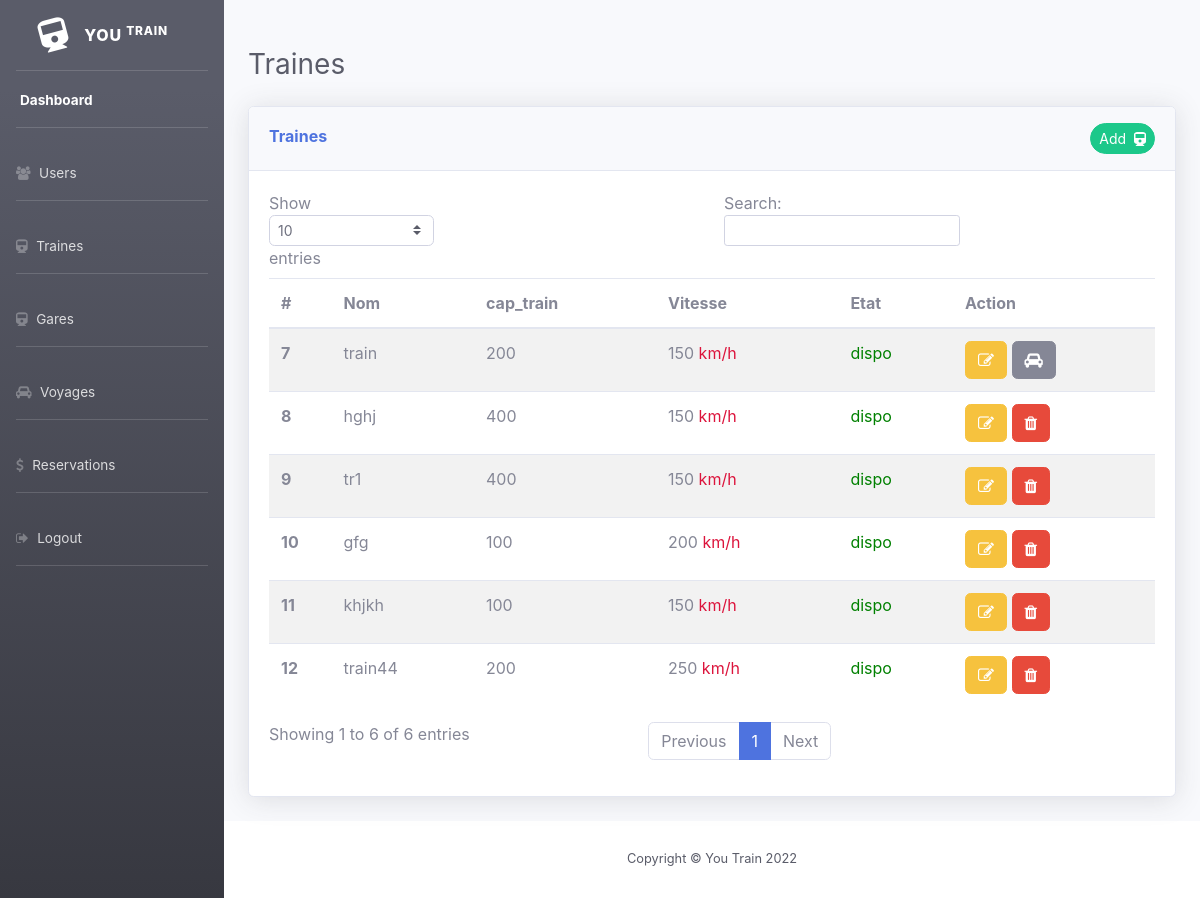
Before: /view/traines.php with the older database file.
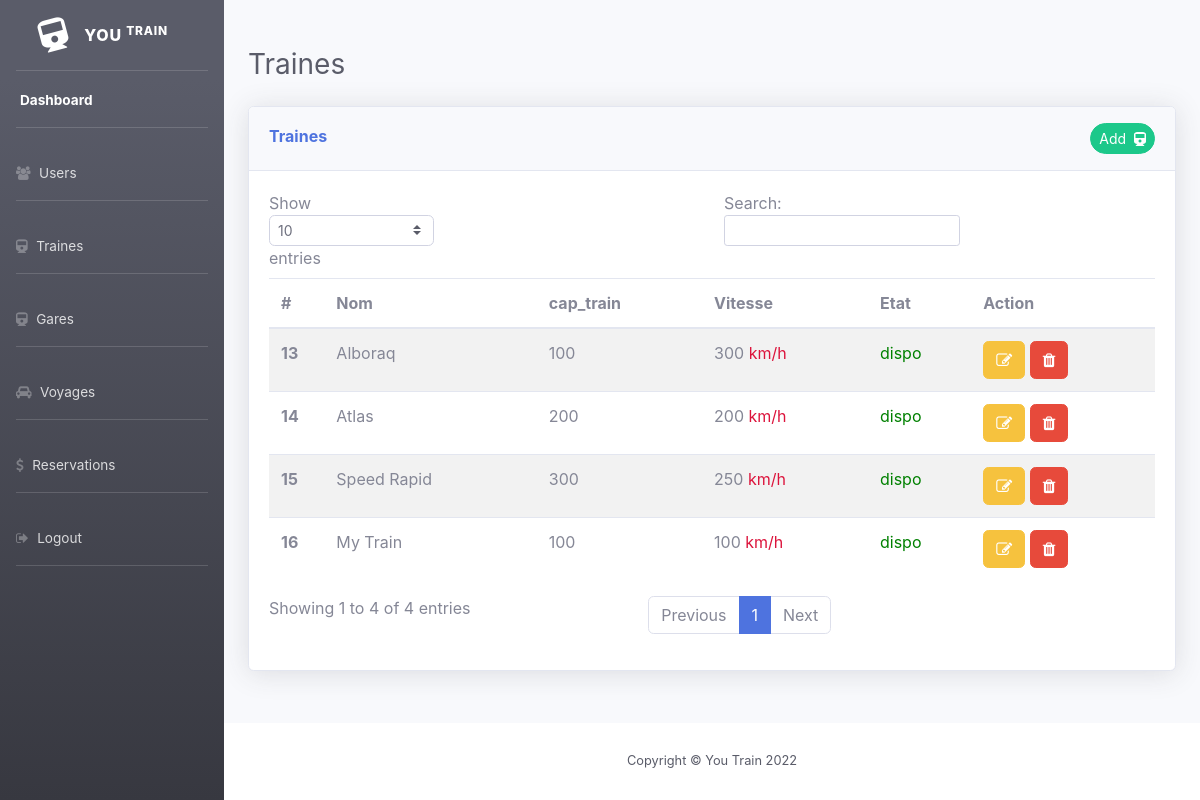
After: the same page with the newer database file.
### tables this page shows
CREATE TABLE `trains` (
  `id` int(11) NOT NULL,
  `nom` varchar(255) DEFAULT NULL,
  `capacite_train` int(11) DEFAULT NULL,
  `vitesse` int(11) DEFAULT NULL,
  `etat` int(11) DEFAULT NULL
);

### modal/dbTrain.php (called while the page is built)
<?php
   class DbTrain {
    private $host = "localhost";
    private $user = "root";
    private $pwd = "";
    private $dbName = "management_traines";
    protected  function connexion(){
        try{
        $dsn = 'mysql:host='.$this->host.';dbname=' .$this->dbName;
        $pdo = new PDO($dsn, $this->user, $this->pwd);
        $pdo->setAttribute(PDO::ATTR_DEFAULT_FETCH_MODE, PDO::FETCH_ASSOC);
        return $pdo;
    }catch(PDOException $exp){
            echo 'Erreur' . $exp->getCode() . 'message' . $exp->getMessage();
            die();
    }
    }
   }

### modal/trainesModal.php (called while the page is built, shortened)
<?php
require_once 'dbTrain.php';
    class TrainesModal extends DbTrain {
        public function getTraines(){
        $sql = "SELECT * FROM trains ";
        $stm = $this->connexion()->query($sql);
        $result = $stm->fetchAll();
        return $result;
        }
        public function getTraineInVoyage($id_train){
            $sql = "SELECT * FROM voyages where id_train=? ";
            $stm = $this->connexion()->prepare($sql);
            $stm->execute([$id_train]);
           $result = $stm->fetchAll();
        return $result;
            }
}

### view/traines.php (the view, shortened to what this page needs)
<?php
include '../modal/trainesModal.php';
$train = new TrainesModal();
$resultTrain = $train->getTraines();
?>
<!DOCTYPE html>
<html lang="en">
<head>
    <link rel='stylesheet' href='https://cdnjs.cloudflare.com/ajax/libs/font-awesome/4.7.0/css/font-awesome.min.css'>
    <link href="../css/sb-admin-2.min.css" rel="stylesheet">
</head>
<body>
<div id="wrapper">
<?php include('sidebar.php'); ?>
<div id="content-wrapper" class="d-flex flex-column">
        <div id="content">
            <div class="container-fluid">
                <div class="d-sm-flex align-items-center justify-content-between mb-4 mt-5">
                    <h1 class="h3 mb-0 text-gray-800">Traines</h1>
                </div>
                <div class="card shadow mb-4">
                        <div class="card-header py-3 d-flex justify-content-between">
                          <div> <h6 class="mt-1 font-weight-bold text-primary">Traines</h6></div>
                            <div class=''>
                                <button type="button" class="btn btn-success btn-sm rounded-pill" data-bs-toggle="modal" data-bs-target="#addTrain" id="add-train">
                                  <span>Add &nbsp;<i class="fa fa-train"></i></span>
                                </button>
                              </div>
                        </div>
                        <div class="card-body">
                            <div class="table-responsive">
                            <table id="table-traines" class="table table-striped" style="width:100%">
        <thead>
        <tr>
            <th scope="col">#</th>
            <th scope="col">Nom</th>
            <th scope="col">cap_train</th>
            <th scope="col">Vitesse</th>
            <th scope="col">Etat</th>
            <th scope="col">Action</th>
          </tr>
        </thead>
        <tbody>
        <?php
          foreach ($resultTrain as $train) {
          $idTrain = $train['id'];
          $TrainVoyage = new TrainesModal();
          $count = count($TrainVoyage->getTraineInVoyage($idTrain));
          ?>
            <tr>
              <th scope="row"><?php echo $train['id']; ?></th>
              <td id='td-1'><?php echo $train['nom']; ?></td>
              <td id='td-2'><?php echo $train['capacite_train']; ?></td>
              <td id='td-4'><span id="td-4-1"><?php echo $train['vitesse'].'</span>'. ' <span style=" color: crimson;">km/h</span>'; ?></td>
              <td id='td-5'><?php if ($train['etat']==1) echo ' <span  style=" color: green;">dispo</span>';
                  else echo '<span   style=" color: red;">non-dispo</span>' ?></td>
              <td>
                <button data-bs-toggle="modal" data-bs-target="#addTrain" onclick="edit(<?php echo $train['id']; ?>)"  class="btn btn-warning"  id="<?php echo $train['id']; ?>"><i class="fa fa-edit"></i></button>
                <?php if($count==0){?>
                <a href="../controller/deleteTrain.php?id=<?php echo $train['id']; ?>" onclick="return confirm('Are you sure you want to delete this train?')" class="btn btn-danger"><i class="fa fa-trash"></i></a>
                  <?php } else {?>
                    <a href="voyages.php" onclick="return alert('supprimer voyage lier a cette train?')" class="btn btn-secondary"><i class="fa fa-car"></i></a>
                    <?php }  ?>
              </td>
            </tr>
          <?php } ?>
        </tbody>
    </table>
                            </div>
                        </div>
                    </div>
            </div>
        </div>
    <?php include('footer.php')?>
    </div>
</div>
</body>
</html>

Changed rows visible on the page:
removed trains: id "7", nom "train", capacite_train "200", vitesse "150", etat "dispo"
removed trains: id "8", nom "hghj", capacite_train "400", vitesse "150", etat "dispo"
removed trains: id "9", nom "tr1", capacite_train "400", vitesse "150", etat "dispo"
removed trains: id "10", nom "gfg", capacite_train "100", vitesse "200", etat "dispo"
removed trains: id "11", nom "khjkh", capacite_train "100", vitesse "150", etat "dispo"
removed trains: id "12", nom "train44", capacite_train "200", vitesse "250", etat "dispo"
added trains: id "13", nom "Alboraq", capacite_train "100", vitesse "300", etat "dispo"
added trains: id "14", nom "Atlas", capacite_train "200", vitesse "200", etat "dispo"
added trains: id "15", nom "Speed Rapid", capacite_train "300", vitesse "250", etat "dispo"
added trains: id "16", nom "My Train", capacite_train "100", vitesse "100", etat "dispo"
Other visible differences:
text written by a page script: "Show entries Search: Showing 1 to 6 of 6 entries Previous 1 Next" → "Show entries Search: Showing 1 to 4 of 4 entries Previous 1 Next"
